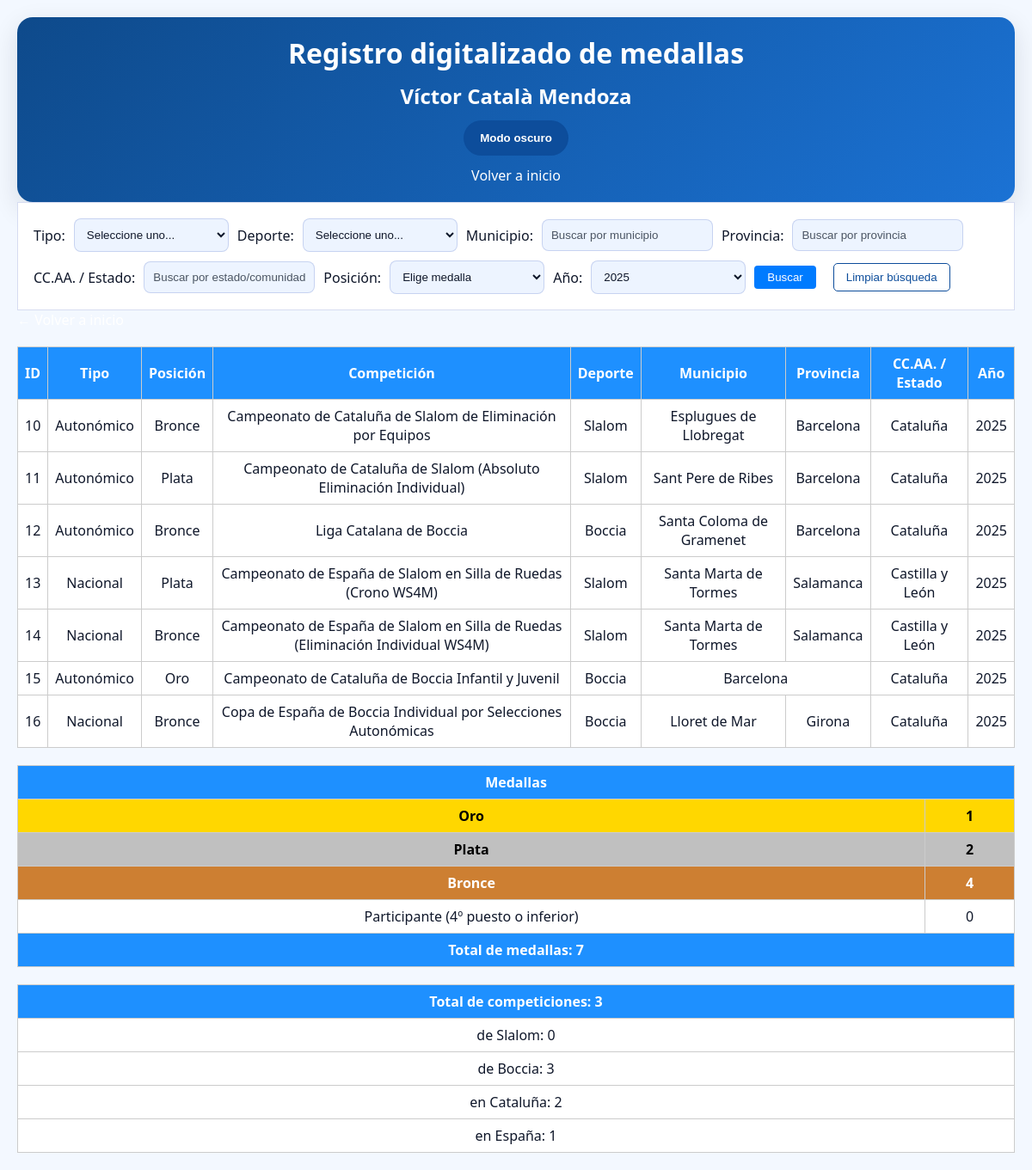
/medallero.php?year=2025, run on an earlier commit of the app's database.
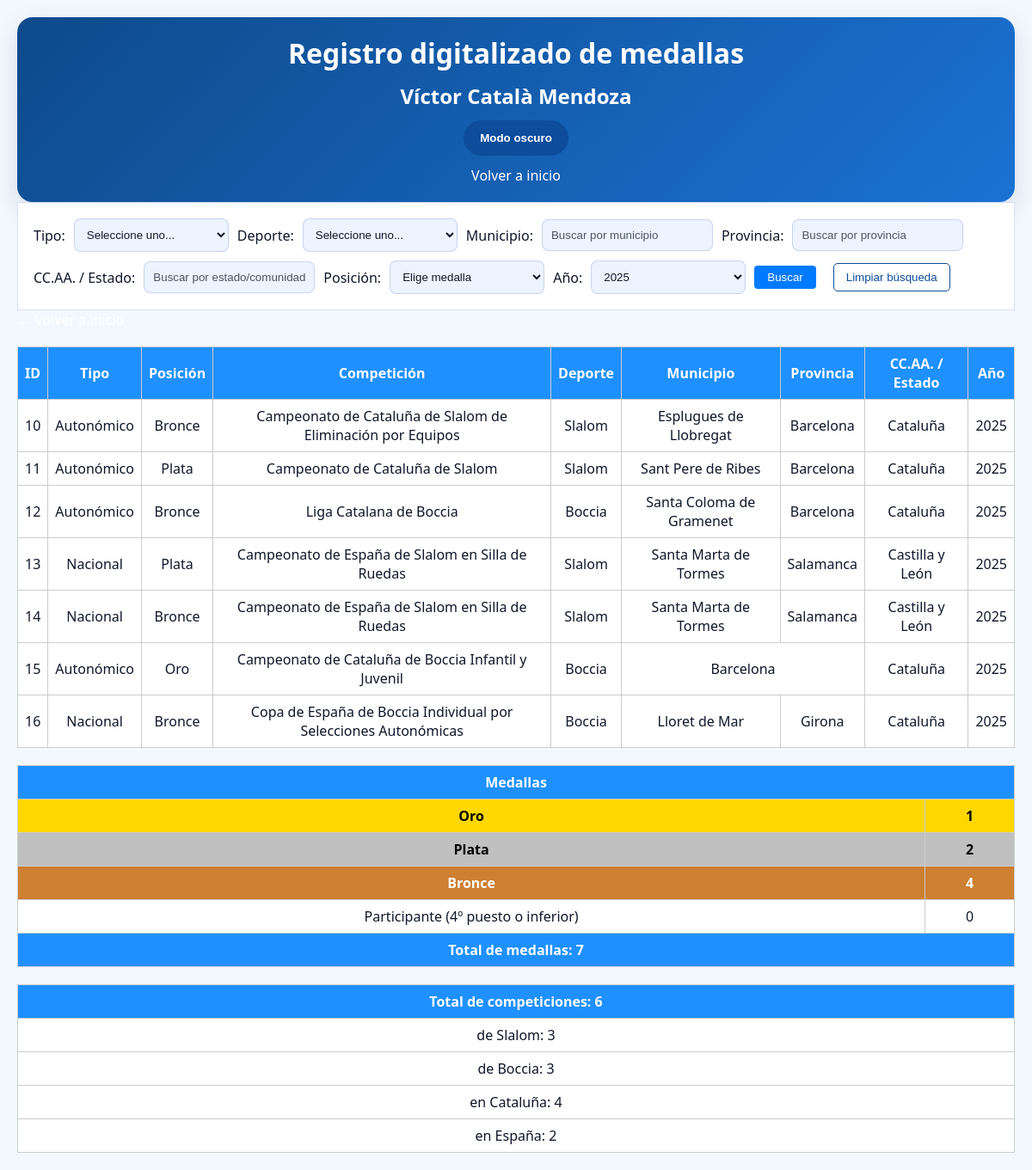
And on a later commit of the database.
### tables this page shows
CREATE TABLE medallas (
    id INT AUTO_INCREMENT PRIMARY KEY,
    tipo ENUM('Autonómico', 'Nacional', 'Internacional'),
    competicion VARCHAR(255),
    deporte VARCHAR(100),
    posicion ENUM('Oro', 'Plata', 'Bronce', 'Participante'),
    division VARCHAR(100) NULL,
    lugar VARCHAR(100),
    provincia VARCHAR(100),
    comunidad VARCHAR(100),
    pais VARCHAR(100),
    year YEAR
);

### funciones.php (called while the page is built, shortened)
<?php
function iconoMedalla($posicion)
{
    switch ($posicion) {
        default:
            return ucfirst($posicion);
    }
}
?>

### medallero.php (the view, shortened to what this page needs)
<?php include 'conexion.php';
include 'funciones.php'; ?>
<!DOCTYPE html>
<html>
<head>
    <link rel="stylesheet" href="css/index.css">
</head>
<body>
    <header>
        <h1>Registro digitalizado de medallas</h1>
        <h2>Víctor Català Mendoza</h2>
        <button id="theme-toggle" type="button">Modo oscuro</button>
        <a href="index.php">Volver a inicio</a>
    </header>
    <form method="GET">
        Tipo:
        <select name="tipo">
            <option value="">Seleccione uno...</option>
        </select>
        Deporte:
        <select name="deporte">
            <option value="">Seleccione uno...</option>
        </select>
        Municipio:
        <input type="text" name="lugar" id="municipio" placeholder="Buscar por municipio">
        Provincia:
        <input type="text" name="provincia" id="provincia" placeholder="Buscar por provincia">
        CC.AA. / Estado:
        <input type="text" name="comunidad" id="comunidad" placeholder="Buscar por estado/comunidad autónoma">
        Posición:
        <select name="posicion">
            <option value="">Elige medalla</option>
        </select>
        Año:
        <select name="year">
            <?php
            $year_inicio = 2023;
            $year_actual = date('Y');
            for ($i = $year_inicio; $i <= $year_actual; $i++) {
                $seleccionado = ($_GET['year'] ?? '') == $i ? 'selected' : '';
                echo "<option value=\"$i\" $seleccionado>$i</option>";
            }
            ?>
        </select>
        <input type="submit" value="Buscar">
        <button type="button" id="limpiar-filtros">Limpiar búsqueda</button>
    </form>
    <a href="index.php">&larr; Volver a inicio</a>
    <?php
    $year = $_GET['year'] ?? '';
    $where = " WHERE 1=1";
    if (!empty($year)) {
        $where .= " AND year = " . intval($year);
    }
    $whereCompeticionesSlalom = " WHERE 1=1";
    if (!empty($year)) {
        $whereCompeticionesSlalom .= " AND year = " . intval($year);
    }
    $whereCompeticionesBoccia = " WHERE deporte = 'Boccia'";
    if (!empty($year)) {
        $whereCompeticionesBoccia .= " AND year = " . intval($year);
    }
    $sql = "SELECT * FROM medallas" . $where;
    $sqlResumen = "SELECT
        SUM(posicion = 'oro') AS oro,
        SUM(posicion = 'plata') AS plata,
        SUM(posicion = 'bronce') AS bronce,
        SUM(posicion IN ('participante')) AS total_participantes,
        SUM(posicion IN ('oro', 'plata', 'bronce')) AS total_medallas,
        (SELECT COUNT(DISTINCT competicion) FROM competiciones_slalom" . $whereCompeticionesSlalom . ") AS total_slalom,
        (SELECT COUNT(DISTINCT competicion) FROM medallas" . $whereCompeticionesBoccia . ") AS total_boccia,
        (SELECT COUNT(DISTINCT competicion) FROM competiciones_slalom" . $whereCompeticionesSlalom . " AND tipo = 'autonomico') AS total_catalunya_slalom,
        (SELECT COUNT(DISTINCT competicion) FROM medallas" . $whereCompeticionesBoccia . " AND tipo = 'autonomico') AS total_catalunya_boccia,
        (SELECT COUNT(DISTINCT competicion) FROM competiciones_slalom" . $whereCompeticionesSlalom . " AND tipo = 'nacional') AS total_espanna_slalom,
        (SELECT COUNT(DISTINCT competicion) FROM medallas" . $whereCompeticionesBoccia . " AND tipo = 'nacional') AS total_espanna_boccia,
        COUNT(*) AS total_registros
    FROM medallas" . $where . " AND posicion IN ('oro', 'plata', 'bronce', 'participante')";
    $resultado = $conexion->query($sql);
    if ($resultado->num_rows > 0): ?>
        <table>
            <tr>
                <th>ID</th>
                <th>Tipo</th>
                <th>Posición</th>
                <th>Competición</th>
                <th>Deporte</th>
                <th>Municipio</th>
                <th>Provincia</th>
                <th>CC.AA. / Estado</th>
                <th>Año</th>
            </tr>
            <?php while ($fila = $resultado->fetch_assoc()): ?>
                <tr>
                    <td><?php echo $fila['id']; ?></td>
                    <td><?php echo $fila['tipo']; ?></td>
                    <td class="<?php echo $fila['posicion']; ?>">
                        <?php echo iconoMedalla($fila['posicion']); ?>
                    </td>
                    <td><?php echo $fila['competicion']; ?></td>
                    <td><?php echo $fila['deporte']; ?></td>
                    <?php
                    if ($fila['lugar'] == $fila['provincia']) {
                        echo '<td colspan="2">' . $fila['lugar'] . '</td>';
                        echo '<td>' . $fila['comunidad'] . '</td>';
                    } elseif ($fila['provincia'] == $fila['comunidad']) {
                        echo '<td colspan="2">' . $fila['provincia'] . '</td>';
                    } else {
                        echo '<td>' . $fila['lugar'] . '</td>';
                        echo '<td>' . $fila['provincia'] . '</td>';
                        echo '<td>' . $fila['comunidad'] . '</td>';
                    }
                    ?>
                    <td><?php echo $fila['year']; ?></td>
                </tr>
            <?php endwhile; ?>
        </table>
    <?php else: ?>
        <p>No se han encontrado resultados</p>
    <?php endif; ?>
    <?php
    $resultado2 = $conexion->query($sqlResumen);
    $resumen = $resultado2 ? $resultado2->fetch_assoc() : null;
    if ($resumen):
        $total_competiciones_slalom = (int) $resumen['total_slalom'];
        $total_competiciones_boccia = (int) $resumen['total_boccia'];
        $total_competiciones_deportes = $total_competiciones_slalom + $total_competiciones_boccia;
        ?>
        <table>
            <tr>
                <th colspan="2">Medallas</th>
            </tr>
            <tr>
                <th class=oro>Oro</th>
                <td class=oro><?php echo (int) $resumen['oro']; ?></td>
            </tr>
            <tr>
                <th class=plata>Plata</th>
                <td class=plata><?php echo (int) $resumen['plata']; ?></td>
            </tr>
            <tr>
                <th class=bronce>Bronce</th>
                <td class=bronce><?php echo (int) $resumen['bronce']; ?></td>
            </tr>
            <tr>
                <td>Participante (4º puesto o inferior)</td>
                <td><?php echo (int) $resumen['total_participantes']; ?></td>
            </tr>
            <tr>
                <th colspan="2">Total de medallas: <?php echo (int) $resumen['total_medallas']; ?></th>
            </tr>
        </table>
        <table>
            <tr>
                <th>Total de competiciones: <?php echo $total_competiciones_deportes; ?></th>
            </tr>
            <tr>
                <td>de Slalom: <?php echo $total_competiciones_slalom; ?></td>
            </tr>
            <tr>
                <td>de Boccia: <?php echo $total_competiciones_boccia; ?></td>
            </tr>
            <tr>
                <td>en Cataluña: <?php echo ((int) $resumen['total_catalunya_slalom'] + (int) $resumen['total_catalunya_boccia']); ?></td>
            </tr>
            <tr>
                <td>en España: <?php echo ((int) $resumen['total_espanna_slalom'] + (int) $resumen['total_espanna_boccia']); ?></td>
            </tr>
        </table>
    <?php else: ?>
        <p>No se han encontrado resultados</p>
    <?php endif; ?>
</body>
</html>

### css/index.css (style rules this page uses)
:root { --bg: #f3f8ff; --surface: #ffffff; --surface-soft: #edf4ff; --text: #0f172a; --muted: #4b5563; --border: rgba(30, 64, 175, 0.18); --accent: #0d4d9b; --accent-soft: #d6e6ff; --header-bg: #0e4a8b; --header-text: #ffffff; --table-header: #1e63c2; --table-row: #eff5ff; --table-alt: #dbe9ff; --button-bg: #0d4d9b; --button-text: #ffffff; --button-border: rgba(13, 77, 155, 0.34); }
* { box-sizing: border-box; padding: 0; margin: 0; }
html, body { min-height: 100%; }
body { font-family: 'Segoe UI', Tahoma, Geneva, Verdana, sans-serif; background-color: var(--bg); color: var(--text); margin: 20px; }
a { color: #ffffff; text-decoration: none; }
header { display: flex; flex-direction: column; align-items: center; justify-content: center; gap: 12px; text-align: center; padding: 20px; border-radius: 18px; background: linear-gradient(135deg, var(--header-bg), #1b72d4); color: var(--header-text); box-shadow: 0 10px 30px rgba(15, 23, 42, 0.12); }
header > * { margin: 0; }
#theme-toggle { padding: 12px 18px; background-color: var(--button-bg); color: var(--button-text); border: 1px solid var(--button-border); border-radius: 999px; cursor: pointer; font-weight: 600; transition: transform 0.2s ease, background-color 0.25s ease; }
form { background: var(--surface); padding: 18px; border: 1px solid var(--border); display: flex; flex-direction: row; flex-wrap: wrap; gap: 10px; align-items: center; }
form label, form > * { display: inline-flex; align-items: center; }
input[type="text"], input[type="date"], select, textarea { padding: 10px; border: 1px solid var(--border); border-radius: 8px; background-color: var(--surface-soft); color: var(--text); min-width: 180px; }
input[type="text"]::placeholder, input[type="date"]::placeholder, textarea::placeholder { color: var(--muted); }
input[type="submit"] { padding: 6px 15px; background-color: #007BFF; color: white; border: none; border-radius: 4px; cursor: pointer; }
#limpiar-filtros { background-color: transparent; color: var(--accent); border: 1px solid var(--accent); padding: 8px 14px; border-radius: 5px; cursor: pointer; margin-left: 10px; transition: background-color 0.3s ease, color 0.3s ease; }
table { width: 100%; border-collapse: collapse; margin-top: 20px; background: var(--surface); }
th, td { border: 1px solid #ccc; padding: 8px; text-align: center; }
th { background-color: dodgerblue; color: white; text-align: center; }
td.oro, th.oro { background-color: gold; color: black; font-weight: bold; }
td.plata, th.plata { background-color: silver; color: black; font-weight: bold; }
td.bronce, th.bronce { background-color: #cd7f32; color: white; font-weight: bold; }

What changed in the data, as far as the page shows it:
changed medallas "Sant Pere de Ribes": competicion "Campeonato de Cataluña de Slalom (Absoluto Eliminación Individual)" → "Campeonato de Cataluña de Slalom"
changed medallas id 13: competicion "Campeonato de España de Slalom en Silla de Ruedas (Crono WS4M)" → "Campeonato de España de Slalom en Silla de Ruedas"
changed medallas id 14: competicion "Campeonato de España de Slalom en Silla de Ruedas (Eliminación Individual WS4M)" → "Campeonato de España de Slalom en Silla de Ruedas"
Also different on the page:
$total_competiciones_deportes: "3" → "6"
$total_competiciones_slalom: "0" → "3"
text no longer shown: "1"
text now shown: "4"
